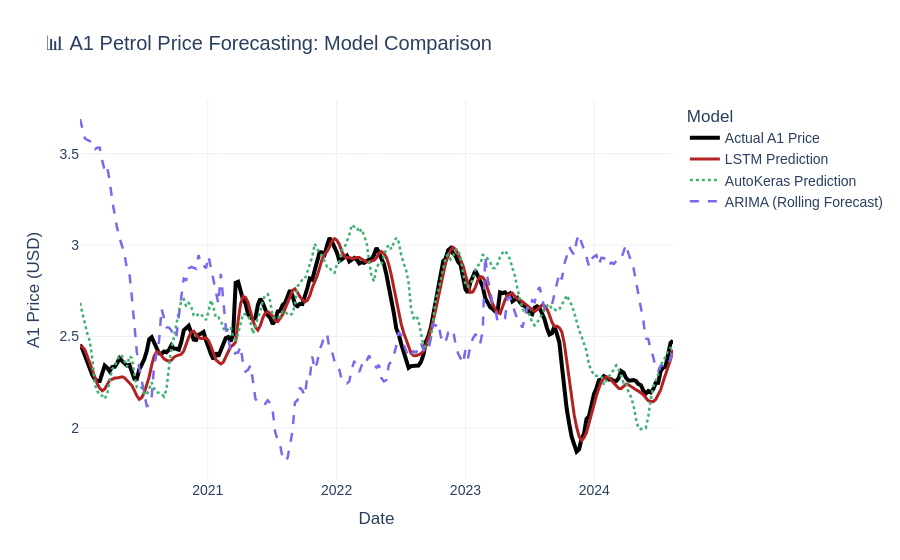

Source (notebook cell):
### Code cell
import numpy as np
import pandas as pd
import joblib
import plotly.graph_objs as go
import autokeras as ak
from tensorflow.keras.models import load_model

# === Load preprocessed data ===
X_test = np.load("/Users/arpitalonakadi/Documents/GIT Final folders/Petrol price/preprocessed_data/X_test.npy")
y_test = np.load("/Users/arpitalonakadi/Documents/GIT Final folders/Petrol price/preprocessed_data/y_test.npy")

# === Load scalers ===
scalers = joblib.load("/Users/arpitalonakadi/Documents/GIT Final folders/Petrol price/preprocessed_data/scalers.pkl")

# === Actual A1 values (inverse scaled) ===
y_test_a1 = scalers['A1'].inverse_transform(y_test[:, 0].reshape(-1, 1)).ravel()

# === Load LSTM model & predict ===
lstm_model = load_model("/Users/arpitalonakadi/Documents/GIT Final folders/Petrol price/models/lstm_model.keras")
lstm_preds = lstm_model.predict(X_test)
lstm_preds_a1 = scalers['A1'].inverse_transform(lstm_preds[:, 0].reshape(-1, 1)).ravel()

# === Load AutoKeras model & predict ===
autokeras_model = load_model(
    "/Users/arpitalonakadi/Documents/GIT Final folders/Petrol price/auto_model/best_model.keras", 
    custom_objects=ak.CUSTOM_OBJECTS
)
X_test_flat = X_test.reshape((X_test.shape[0], -1))
auto_preds = autokeras_model.predict(X_test_flat)
auto_preds_a1 = scalers['A1'].inverse_transform(auto_preds[:, 0].reshape(-1, 1)).ravel()

# === Load saved rolling ARIMA predictions ===
arima_preds = np.load("/Users/arpitalonakadi/Documents/GIT Final folders/Petrol price/models/arima_preds_A1.npy")

# === Create timeline ===
start_date = pd.to_datetime("2020-01-01")
date_range = pd.date_range(start=start_date, periods=len(y_test_a1), freq='W')

# === Define best model visually ===
best_model_name = "LSTM"  # Change this based on your RMSE results

# === Create Plotly figure ===
fig = go.Figure()

# Actual values (bold black)
fig.add_trace(go.Scatter(
    x=date_range, y=y_test_a1,
    mode='lines', name='Actual A1 Price',
    line=dict(color='black', width=4, dash='solid')
))

# LSTM
fig.add_trace(go.Scatter(
    x=date_range, y=lstm_preds_a1,
    mode='lines', name='LSTM Prediction',
    line=dict(color='firebrick', width=3 if best_model_name == "LSTM" else 2.5, dash='solid')
))

# AutoKeras
fig.add_trace(go.Scatter(
    x=date_range, y=auto_preds_a1,
    mode='lines', name='AutoKeras Prediction',
    line=dict(color='mediumseagreen', width=3 if best_model_name == "AutoKeras" else 2.5, dash='dot')
))

# ARIMA
fig.add_trace(go.Scatter(
    x=date_range, y=arima_preds,
    mode='lines', name='ARIMA (Rolling Forecast)',
    line=dict(color='mediumslateblue', width=3 if best_model_name == "ARIMA" else 2.5, dash='dash')
))

# Layout
fig.update_layout(
    title="📊 A1 Petrol Price Forecasting: Model Comparison",
    xaxis_title="Date",
    yaxis_title="A1 Price (USD)",
    legend_title="Model",
    template="plotly_white",
    hovermode="x unified",
    font=dict(family="Arial", size=14)
)

fig.show()

### Figure 1 — Plotly figure (JSON) as saved in the notebook; plotly's stock layout.template omitted (floating-point values rounded to 4 significant figures; data arrays with more than 128 entries replaced by an {"elided": "..."} marker saying what was removed)
{"data": [{"line": {"color": "black", "dash": "solid", "width": 4}, "mode": "lines", "name": "Actual A1 Price", "type": "scatter", "x": {"elided": "241 str values"}, "y": {"elided": "241 float values"}}, {"line": {"color": "firebrick", "dash": "solid", "width": 3}, "mode": "lines", "name": "LSTM Prediction", "type": "scatter", "x": {"elided": "241 str values"}, "y": {"elided": "241 float values"}}, {"line": {"color": "mediumseagreen", "dash": "dot", "width": 2.5}, "mode": "lines", "name": "AutoKeras Prediction", "type": "scatter", "x": {"elided": "241 str values"}, "y": {"elided": "241 float values"}}, {"line": {"color": "mediumslateblue", "dash": "dash", "width": 2.5}, "mode": "lines", "name": "ARIMA (Rolling Forecast)", "type": "scatter", "x": {"elided": "241 str values"}, "y": {"elided": "341 float values"}}], "layout": {"font": {"family": "Arial", "size": 14}, "hovermode": "x unified", "legend": {"title": {"text": "Model"}}, "title": {"text": "📊 A1 Petrol Price Forecasting: Model Comparison"}, "xaxis": {"title": {"text": "Date"}}, "yaxis": {"title": {"text": "A1 Price (USD)"}}}}
